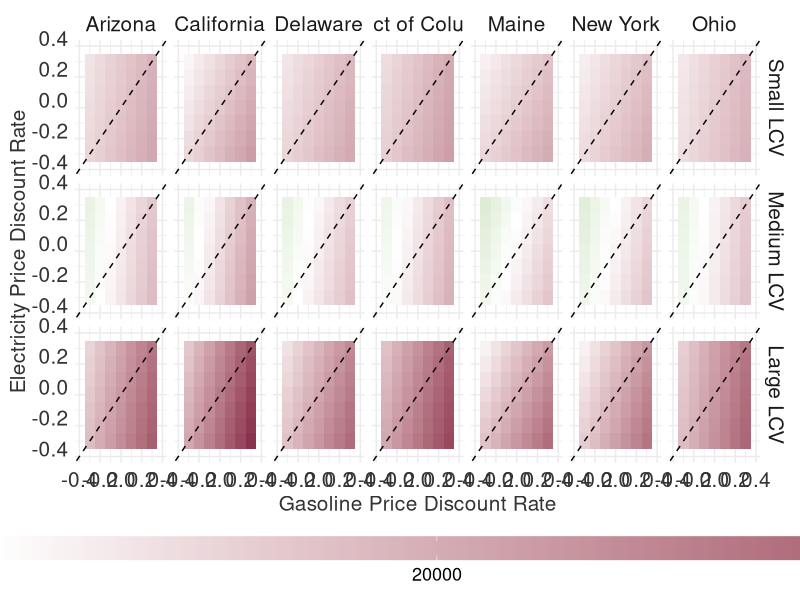
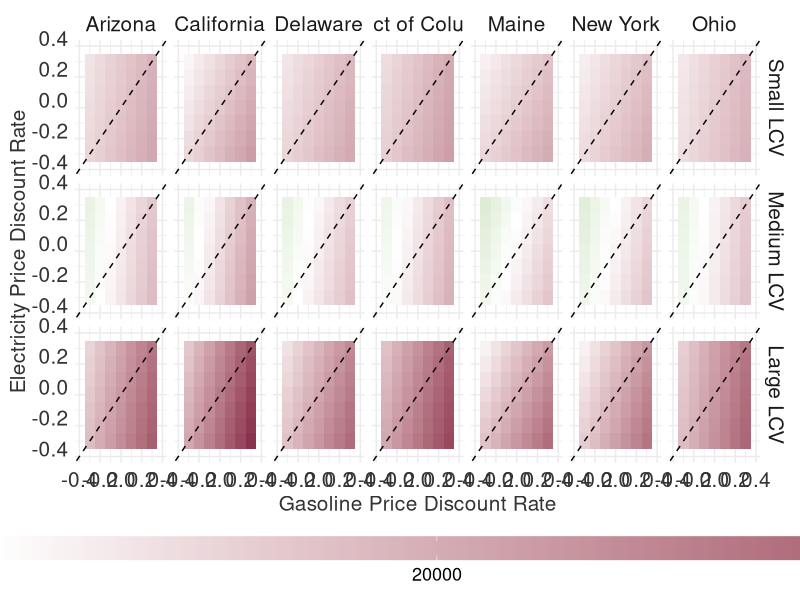

Here is the R script that generated these plots, in order:
# This script performs a sensitivity analysis on changing energy price in TCO calculation 
# between electric vehicles (EV) and gasoline vehicles across different states 
# and vehicle types. The analysis visualizes the TCO differences using a 
# heatmap for each state and vehicle type combination.


# Load necessary libraries
library(readxl)
library(dplyr)
library(ggplot2)
library(tidyr)
library(purrr)

# Read the Excel file containing energy price data
data3 <- read_excel("sensitive_analysis_data/energy_price.xlsx")

# Define columns to remove based on the specified ranges
cols_to_remove <- c(seq(-100, -50, by = 10), seq(50, 100, by = 10))
cols_to_remove <- sprintf("%.0f", cols_to_remove)
cols_to_remove[cols_to_remove %in% c("-1.0", "1.0")] <- sprintf("%.0f", as.numeric(cols_to_remove[cols_to_remove %in% c("-1.0", "1.0")]))

# Remove the specified columns from the dataset
data3 <- data3 %>%
  select(-all_of(cols_to_remove))

# Function to calculate TCO differences for a given state and vehicle type
calc_differences <- function(state, vehicle_type, data) {
  # Filter EV and Gasoline data for the given state and vehicle type
  ev_data <- data %>%
    filter(State_Name == state, Vehicle_Type == vehicle_type, Fuel == "EV") %>%
    select(matches('^-?\\d+$')) %>%
    unlist() %>%
    as.numeric()
  
  gasoline_data <- data %>%
    filter(State_Name == state, Vehicle_Type == vehicle_type, Fuel == "Gasoline") %>%
    select(matches('^-?\\d+$')) %>%
    unlist() %>%
    as.numeric()
  
  # Initialize a matrix to store the differences
  difference_matrix <- matrix(nrow = length(ev_data), ncol = length(gasoline_data))
  
  # Calculate the pairwise differences
  for (i in 1:length(ev_data)) {
    for (j in 1:length(gasoline_data)) {
      difference_matrix[i, j] <- gasoline_data[j] - ev_data[i]
    }
  }
  
  # Convert the matrix to a long format for ggplot
  difference_data <- as.data.frame(difference_matrix)
  names(difference_data) <- seq(-0.4, by = 0.1, length.out = ncol(difference_data))
  difference_data$EV_Mileage <- seq(-0.4, by = 0.1, length.out = nrow(difference_data))
  long_data <- tidyr::pivot_longer(difference_data, cols = -EV_Mileage, names_to = "Gasoline_Mileage", values_to = "Difference")
  long_data = long_data %>% mutate(state = state, vehicle_type = vehicle_type)
  return(long_data)
}

# Create a combination of states and vehicle types and calculate differences
out <- tidyr::expand_grid(
  states = c("Delaware", "Maine", "Ohio", "Arizona", "California", "New York", "District of Columbia"),
  vehicle_types = c("Small LCV", "Medium LCV", "Large LCV") 
) %>%
  mutate(id = 1:n()) %>%
  split(.$id) %>%
  purrr::map_dfr(~calc_differences(state = .$states, vehicle_type = .$vehicle_types, data = data3), .id = "id")

out$vehicle_type <- factor(out$vehicle_type,
                           levels = c("Small LCV",
                                      "Medium LCV",
                                      "Large LCV"))

# Generate the heatmap visualization
ggplot() +
  geom_tile(data = out, aes(x = as.numeric(Gasoline_Mileage), y = as.numeric(EV_Mileage), fill = Difference)) +
  scale_fill_gradient2(low = "#399213", high = "#7B143A", mid = "white", midpoint = 0) +
  geom_abline(slope = 1, intercept = 0, color = "black", linetype = "dashed") + # Add this line for the diagonal
  theme_minimal() +
  labs(x = "Gasoline Price Discount Rate",
       y = "Electricity Price Discount Rate",
       fill = "Difference") +
  facet_grid(cols = vars(state), rows = vars(vehicle_type)) +
  theme(legend.position = "bottom") +
  guides(fill = guide_colourbar(
    theme = theme(
      legend.key.width = unit(dev.size()[1] * 2, "inches")
    ))
  ) +
  theme(strip.text = element_text(size = 15)) +
  theme(axis.text.x = element_text(color = "grey20", size = 15, angle = 0, hjust = .5, vjust = .5, face = "plain"),
        axis.text.y = element_text(color = "grey20", size = 15, angle = 0, hjust = 1, vjust = 0, face = "plain"),  
        axis.title.y = element_text(color = "grey20", size = 15, angle = 90, hjust = .5, vjust = .5, face = "plain"),
        axis.title.x = element_text(color = "grey20", size = 15, angle = 0, hjust = .5, vjust = .5, face = "plain")) +
  theme(legend.text = element_text(size = 13)) +
  theme(legend.title = element_text(size = 15)) +
  xlim(-0.4, 0.4) +
  ylim(-0.4, 0.4)

# Save the plot
ggsave("energy.png", width = 16, height = 9, dpi = 800)
